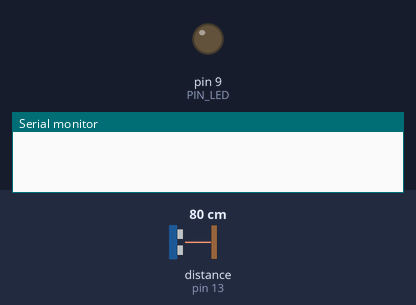
Bench run of a sketch on a simulated Arduino Uno, built with avr-gcc and run on an emulated ATmega328P. On the bench: output pins drawn as LEDs (lit = HIGH), the last lines printed to the serial monitor. Wiring (inferred from the names in the program): ultrasonic range finder: trigger pin 12; echo pin 13. The inputs (shaded band) are chosen by the test bench; at power-on: distance to the obstacle (sensor on pin 13) 80 cm. The echo pulse lasts 58.3 µs per cm; pins used as bus, display or sensor lines are not drawn.

Above: at 0.1 s.
At 1.5 s:
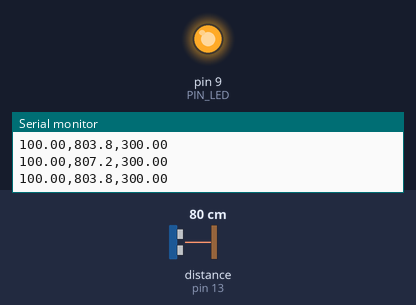
1.6 s: distance to the obstacle (sensor on pin 13) set to 18 cm
At 2.64 s:
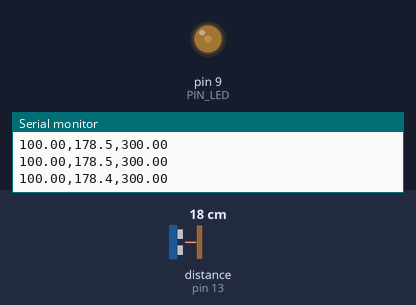
4.6 s: distance to the obstacle (sensor on pin 13) set to 2 cm
Timing chart, 0 to 7.6 s (numbered marks = the images above; inputs shaded):
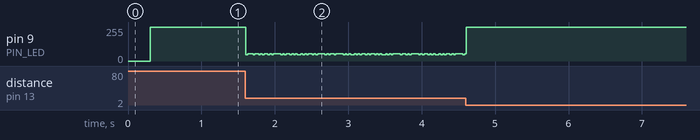

Measured:
- after the input at 1.6 s, pin 9 (PIN_LED): 255/255 → 46/255 at once, then moves between 46/255 and 55/255, repeating every 1.0 s

The sketch:

08_example_2.ino
```cpp
// --- pins ---
#define PIN_LED  9
#define PIN_TRIG 12
#define PIN_ECHO 13

// --- params ---
#define SND_VEL 346.0
#define INTERVAL 25          // ms
#define PULSE_DURATION 10    // usec
#define _DIST_MIN 100.0      // mm
#define _DIST_MAX 300.0      // mm

#define TIMEOUT ((INTERVAL / 2) * 1000.0)     // usec
#define SCALE (0.001 * 0.5 * SND_VEL)         // -> mm

// brightness profile (triangle: brightest at 200 mm)
#define CENTER_MM 200.0
#define HALF_SPAN 100.0                       // 200±100

unsigned long last_sampling_time = 0;
unsigned long last_header_time   = 0;

float USS_measure(int TRIG, int ECHO) {
  digitalWrite(TRIG, HIGH);
  delayMicroseconds(PULSE_DURATION);
  digitalWrite(TRIG, LOW);
  return pulseIn(ECHO, HIGH, TIMEOUT) * SCALE; // mm
}

// map distance(mm) -> PWM duty(0~255), active-low LED
int distanceToDuty(float d) {
  if (d <= 0.0) return 255;                              // bad read -> off
  if (d <= _DIST_MIN || d >= _DIST_MAX) return 255;      // out of range -> off
  float duty_f = 255.0f * (fabs(d - CENTER_MM) / HALF_SPAN);
  if (duty_f < 0) duty_f = 0;
  if (duty_f > 255) duty_f = 255;
  return (int)(duty_f + 0.5f);
}

void setup() {
  pinMode(PIN_LED, OUTPUT);
  pinMode(PIN_TRIG, OUTPUT);
  pinMode(PIN_ECHO, INPUT);
  digitalWrite(PIN_TRIG, LOW);

  Serial.begin(57600);
  delay(300);
  Serial.println("Min,distance,Max");  // Serial Plotter legend (ASCII only)
}

void loop() {
  if (millis() - last_sampling_time < INTERVAL) return;
  last_sampling_time = millis();

  float distance = USS_measure(PIN_TRIG, PIN_ECHO);  // mm
  int duty = distanceToDuty(distance);
  analogWrite(PIN_LED, duty);                        // brightness control

  // --- Serial Plotter: show ONLY Min, distance, Max ---
  Serial.print(_DIST_MIN);      // Min
  Serial.print(",");
  Serial.print(distance, 1);    // distance (mm)
  Serial.print(",");
  Serial.println(_DIST_MAX);    // Max

  // resend legend every 2 seconds (in case Plotter opens later)
  if (millis() - last_header_time > 2000) {
    Serial.println("Min,distance,Max");
    last_header_time = millis();
  }
}
```
